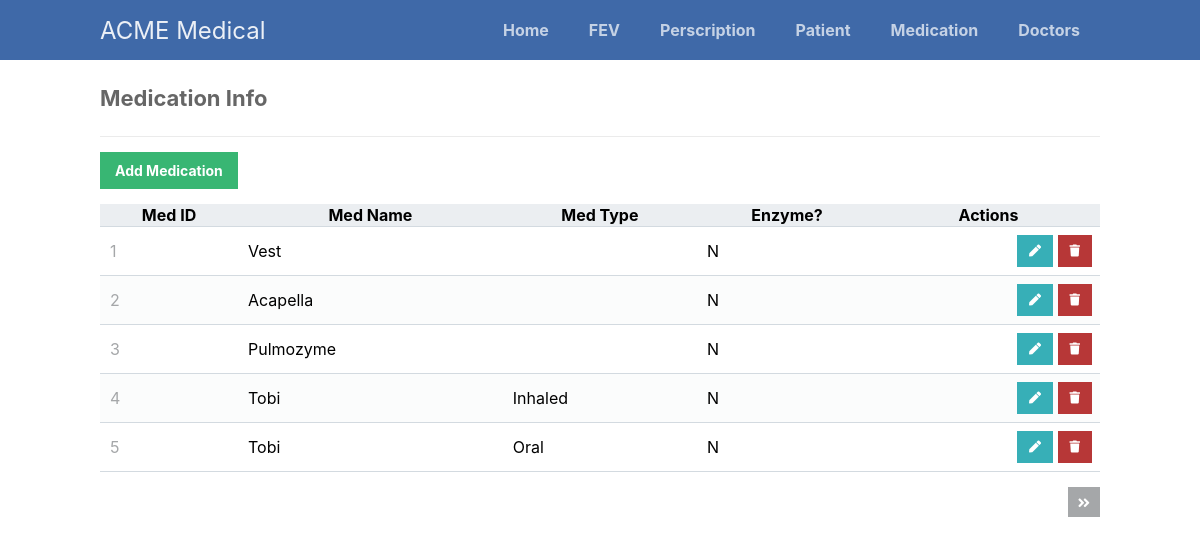
Screenshot of /scripts/medication/medication-portal.php with the database file from the repository.
### tables this page shows
CREATE TABLE Medications (
  MedID INT AUTO_INCREMENT PRIMARY KEY,
  MedName VARCHAR(255) NOT NULL,
  MedType VARCHAR(255),
  Enzyme VARCHAR(255)
);

### scripts/medication/medication-portal.php (the view, shortened to what this page needs)
<?php
@include_once (APP_ROOT.APP_FOLDER_NAME . '/scripts/functions.php');
$pdo = pdo_connect_mysql();
$page = isset($_GET['page']) && is_numeric($_GET['page']) ? (int)$_GET['page'] : 1;
$records_per_page = 5;
$stmt = $pdo->prepare('SELECT * FROM Medications ORDER BY MedID LIMIT :current_page, :record_per_page');
$stmt->bindValue(':current_page', ($page-1)*$records_per_page, PDO::PARAM_INT);
$stmt->bindValue(':record_per_page', $records_per_page, PDO::PARAM_INT);
$stmt->execute();
$medications = $stmt->fetchAll(PDO::FETCH_ASSOC);
$num_medications = $pdo->query('SELECT COUNT(*) FROM Medications')->fetchColumn();
?>
<?=template_header('Medication Read')?>
<div class="content read">
	<h2>Medication Info</h2>
	<a href="medication-add.php" class="create-entry">Add Medication</a>
    <table>
        <thead>
            <tr>
                <th>Med ID</th>
                <th>Med Name</th>
                <th>Med Type</th>
                <th>Enzyme?</th>
                <th>Actions</th>
            </tr>
        </thead>
        <tbody>
            <?php foreach ($medications as $medication) : ?>
            <tr>
                <td><?=$medication['MedID']?></td>
                <td><?=$medication['MedName']?></td>
                <td><?=$medication['MedType']?></td>
                <td><?=$medication['Enzyme']?></td>
                <td class="actions">
                    <a href="medication-update.php?MedID=<?= $medication['MedID'] ?>" class="edit"><i class="fas fa-pen fa-xs"></i></a>
                    <a href="medication-delete.php?MedID=<?= $medication['MedID'] ?>" class="trash"><i class="fas fa-trash fa-xs"></i></a>
                </td>
            </tr>
            <?php endforeach; ?>
        </tbody>
    </table>
	<div class="pagination">
		<?php if ($page*$records_per_page < $num_medications): ?>
		<a href="medication-portal.php?page=<?=$page+1?>"><i class="fas fa-angle-double-right fa-sm"></i></a>
		<?php endif; ?>
	</div>
</div>
<?=template_footer()?>

### styles/style.css (style rules this page uses)
* { box-sizing: border-box; font-family: -apple-system, BlinkMacSystemFont, "segoe ui", roboto, oxygen, ubuntu, cantarell, "fira sans", "droid sans", "helvetica neue", Arial, sans-serif; font-size: 16px; -webkit-font-smoothing: antialiased; -moz-osx-font-smoothing: grayscale; }
body { background-color: #FFFFFF; margin: 0; }
.content { width: 1000px; margin: 0 auto; }
.content h2 { margin: 0; padding: 25px 0; font-size: 22px; border-bottom: 1px solid #ebebeb; color: #666666; }
.read .create-entry { display: inline-block; text-decoration: none; background-color: #38b673; font-weight: bold; font-size: 14px; color: #FFFFFF; padding: 10px 15px; margin: 15px 0; }
.read .pagination { display: flex; justify-content: flex-end; }
.read .pagination a { display: inline-block; text-decoration: none; background-color: #a5a7a9; font-weight: bold; color: #FFFFFF; padding: 5px 10px; margin: 15px 0 15px 5px; }
.read table { width: 100%; padding-top: 30px; border-collapse: collapse; }
.read table thead { background-color: #ebeef1; border-bottom: 1px solid #d3dae0; }
.read table tbody tr { border-bottom: 1px solid #d3dae0; }
.read table tbody tr:nth-child(even) { background-color: #fbfcfc; }
.read table tbody tr td { padding: 10px; }
.read table tbody tr td:nth-child(1) { color: #a5a7a9; }
.read table tbody tr td.actions { padding: 8px; text-align: right; }
.read table tbody tr td.actions .edit, .read table tbody tr td.actions .trash { display: inline-flex; text-align: right; text-decoration: none; color: #FFFFFF; padding: 10px 12px; }
.read table tbody tr td.actions .trash { background-color: #b73737; }
.read table tbody tr td.actions .edit { background-color: #37afb7; }

### rows the page displays
medications: MedID "1", MedName "Vest", Enzyme "N"
medications: MedID "2", MedName "Acapella", Enzyme "N"
medications: MedID "3", MedName "Pulmozyme", Enzyme "N"
medications: MedID "4", MedName "Tobi", MedType "Inhaled", Enzyme "N"
medications: MedID "5", MedName "Tobi", MedType "Oral", Enzyme "N"
